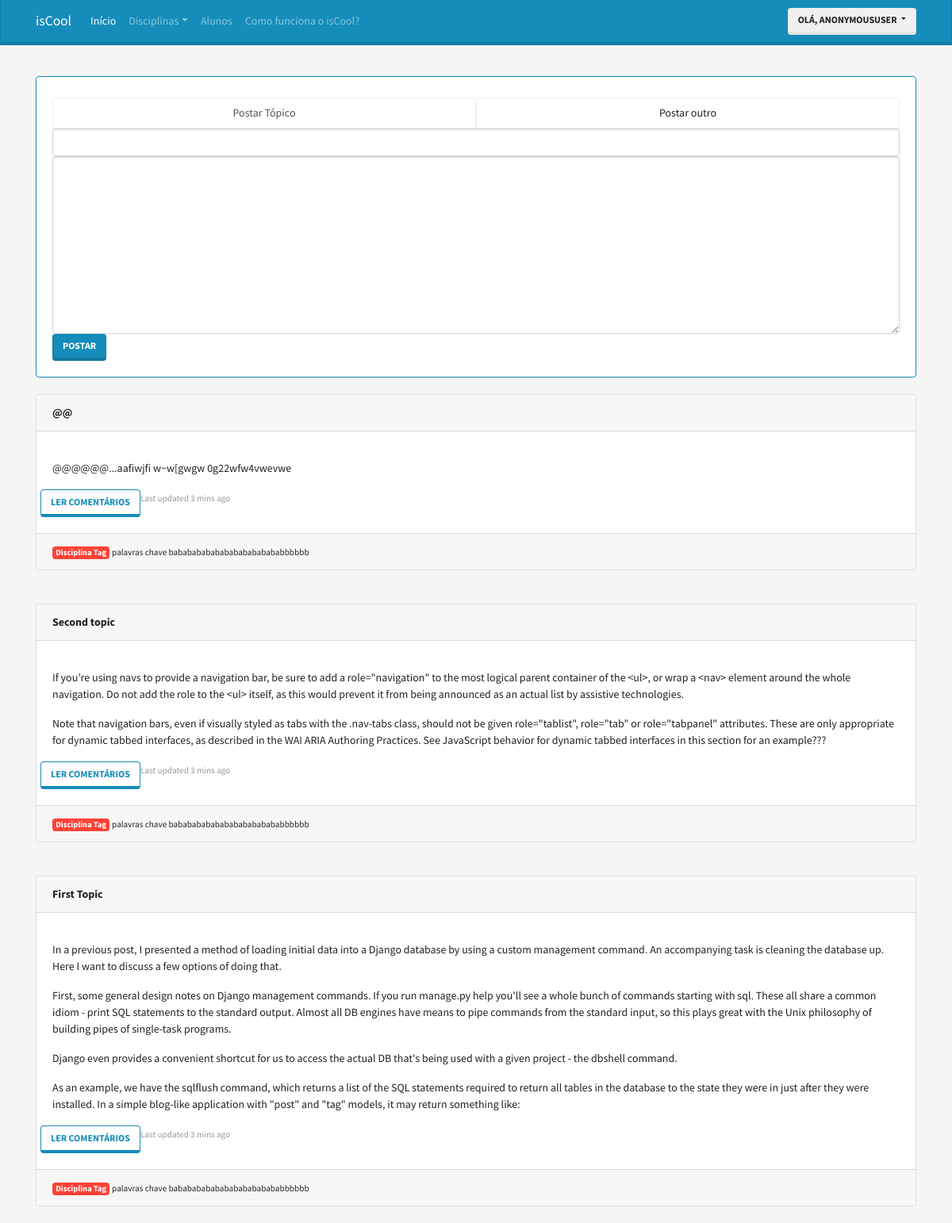
The page / on the database its author committed.
### post/models.py (models this page shows)
class Topic(models.Model):
    title = models.CharField('Título', max_length=100)
    content = models.TextField('Conteúdo')
    created = models.DateTimeField('Criado em', auto_now_add=True)
    modified = models.DateTimeField('Modificado em', auto_now=True)
    class Meta:
        verbose_name = 'Tópico'
        verbose_name_plural = 'Tópicos'
        ordering = ['-created']
    def __str__(self):
        return self.title

### post/forms.py
class ReplyForm(forms.ModelForm):
    class Meta:
        model = Reply
        fields = '__all__'

class TopicForm(forms.ModelForm):
    class Meta:
        model = Topic
        fields = '__all__'

### core/views.py (called while the page is built)
    def __call__(self, request, sucess=False ):
        formReply = ReplyForm()
        formTopic = TopicForm()
        context = {
            'topics': Topic.objects.all(),
            'replies': Reply.objects.all(),
            'formReply': formReply,
            'formTopic': formTopic,
            'sucess': sucess,
        }
        return render(request, 'index.html', context)

### core/templates/index.html (shortened to what this page needs)
{% extends "base.html" %}
{% load widget_tweaks %}
{% block container %}
  <div class="container margin-top">
    <div class="card border-primary">
      <div class="card-body">
        <ul class="nav nav-tabs nav-justified" role="tablist">
          <li class="nav-item">
            <a class="nav-link active" id="home-tab" data-toggle="tab" href="#postar_topico" role="tab" aria-controls="home" aria-selected="true">Postar Tópico</a>
          </li>
          <li class="nav-item">
            <a class="nav-link" id="profile-tab" data-toggle="tab" href="#profile" role="tab" aria-controls="profile" aria-selected="false">Postar outro</a>
          </li>
        </ul>
        <div class="tab-content">
          <div class="tab-pane fade show active" id="postar_topico" role="tabpanel" >
            <form class="" action="{% url 'post:newTopic' %}" method="post">
              {% for field in formTopic %}
                {% with WIDGET_ERROR_CLASS='my_error' WIDGET_REQUIRED_CLASS='my_required' %}
                  {% render_field field class='form-control' %}
                {% endwith %}
              {% endfor %}
              <button type="submit" class="btn btn-primary">Postar</button>
            </form>
          </div>
        </div>
        </div>
      </div>
  </div>
{% for topic in topics %}
<br>
      <div class="container">
        <div class="card">
          <div class="card-header font-weight-bold">
            {{ topic }}
          </div>
          <div class="card-body">
            <div class="card-text"><p class="lead"> {{ topic.content|linebreaks }} </p></div>
            <div class="row">
              <button type="button" class="btn btn-outline-primary display-2" data-toggle="modal" data-target="#modal{{topic.id}}">Ler Comentários</button>
              <p class="card-text text-right"><small class="text-muted">Last updated 3 mins ago</small></p>
            </div>
          </div>
          <div class="card-footer ">
            <a href="#" class="badge badge-danger">Disciplina Tag</a>
            <small>palavras chave bababababababababababababbbbbb</small>
          </div>
        </div>
      </div>
      <br>
    {% endfor %}
  {% endblock %}

### core/static/css/extra.css (style rules this page uses)
.margin-top { margin-top: 6rem; }
body { background-color: #f5f5f5; }

### rows shown on the page
Topic: title "@@", content "@@@@@@...aafiwjfi w~w[gwgw 0g22wfw4vwevwe"
Topic: title "Second topic", content "If you’re using navs to provide a navigation bar, be sure to add a role=\"navigation\" to the most logical parent container of the <ul>, or wrap a <nav> element around the whole navigation. Do not add the role to the <ul> itself, as this would prevent it from being announced as an actual list by assistive technologies. Note that navigation bars, even if visually styled as tabs with the .nav-tabs class, should not be given role=\"tablist\", role=\"tab\" or role=\"tabpanel\" attributes. These are only appropriate for dynamic tabbed interfaces, as described in the WAI ARIA Authoring Practices. See JavaScript behavior for dynamic tabbed interfaces in this section for an example???"
Topic: title "First Topic", content "In a previous post, I presented a method of loading initial data into a Django database by using a custom management command. An accompanying task is cleaning the database up. Here I want to discuss a few options of doing that. First, some general design notes on Django management commands. If you run manage.py help you'll see a whole bunch of commands starting with sql. These all share a common idiom - print SQL statements to the standard output. Almost all DB engines have means to pipe commands from the standard input, so this plays great with the Unix philosophy of building pipes of single-task programs. Django even provides a convenient shortcut for us to access the actual DB that's…"

### other values the page prints
{{ user }} "ANONYMOUSUSER"
